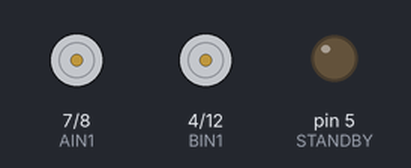
The sketch below on a simulated Arduino Uno, built with avr-gcc and run on an emulated ATmega328P. On the bench: motor-driver pin pairs drawn as motors (green arrow = first pin HIGH = forward, orange = second pin HIGH = backward, longer = more drive, scaled by the enable pin, stopped while the standby pin is LOW), output pins drawn as LEDs (lit = HIGH).

Above: at 0.1 s.
At 5.1 s:
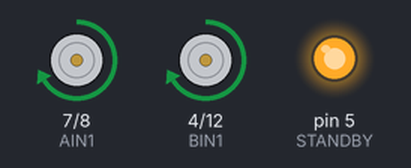
At 7.1 s:
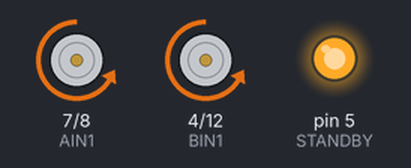
Timing chart, 0 to 10.5 s (numbered marks = the images above):
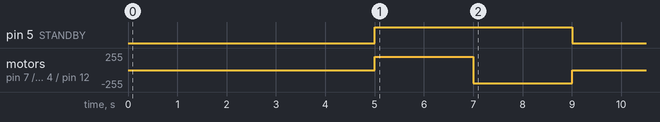

The sketch:

test_arduino_motor_shield.ino
```cpp
// connect motor controller pins to Arduino digital pins
#define STANDBY 5
// motor one
#define APWM 6
#define AIN1 7
#define AIN2 8
// motor two
#define BPWM 11
#define BIN1 4
#define BIN2 12

void setup()
{
  // set all the motor control pins to outputs
  // and zero all values
  pinMode(STANDBY, OUTPUT);
  pinMode(APWM, OUTPUT);
  pinMode(AIN1, OUTPUT);
  pinMode(AIN2, OUTPUT);
  digitalWrite(AIN1, LOW);
  digitalWrite(AIN2, LOW);
  analogWrite(APWM, 0);

  pinMode(BPWM, OUTPUT);
  pinMode(BIN1, OUTPUT);
  pinMode(BIN2, OUTPUT);
  digitalWrite(BIN1, LOW);
  digitalWrite(BIN2, LOW);
  analogWrite(BPWM, 0);
}

void demoOne()
{
  // this function will run the motors in both directions at a fixed speed
  // turn on motor A
  digitalWrite(AIN1, HIGH);
  digitalWrite(AIN2, LOW);
  // turn on motor B
  digitalWrite(BIN1, HIGH);
  digitalWrite(BIN2, LOW);
  // set speed to 200 out of possible range 0~255
  analogWrite(BPWM, 200);
  analogWrite(APWM, 200);
  delay(2000);
  // now change motor directions
  digitalWrite(AIN1, LOW);
  digitalWrite(AIN2, HIGH);
  digitalWrite(BIN1, LOW);
  digitalWrite(BIN2, HIGH);
  delay(2000);
  // now turn off motors
  digitalWrite(AIN1, LOW);
  digitalWrite(AIN2, LOW);
  digitalWrite(BIN1, LOW);
  digitalWrite(BIN2, LOW);
}

void demoTwo()
{
  // this function will run the motors across the range of possible speeds
  // note that maximum speed is determined by the motor itself and the operating voltage
  // the PWM values sent by analogWrite() are fractions of the maximum speed possible
  // by your hardware
  // turn on motors
  digitalWrite(AIN1, LOW);
  digitalWrite(AIN2, HIGH);
  digitalWrite(BIN1, LOW);
  digitalWrite(BIN2, HIGH);
  // accelerate from zero to maximum speed
  for (int i = 0; i < 256; i++)
  {
    analogWrite(APWM, i);
    analogWrite(BPWM, i);
    delay(200);
  }
  // decelerate from maximum speed to zero
  for (int i = 255; i >= 0; --i)
  {
    analogWrite(APWM, i);
    analogWrite(BPWM, i);
    delay(200);
  }
  // now turn off motors
  digitalWrite(AIN1, LOW);
  digitalWrite(AIN2, LOW);
  digitalWrite(BIN1, LOW);
  digitalWrite(BIN2, LOW);
}

void loop()
{
  delay(5000);
  digitalWrite(STANDBY, HIGH);
  demoOne();
  digitalWrite(STANDBY, LOW);
  delay(1000);
  demoTwo();
  delay(1000);
}
```

Measured:
- by itself, pin 5 (STANDBY): LOW → HIGH at 5.0 s, → LOW 4.0 s later
- by itself, motor on pin 7 (AIN1) / pin 8 (AIN2), motor on pin 4 (BIN1) / pin 12 (BIN2): stopped → forward 200/255 at 5.0 s, → backward 200/255 2.0 s later, → stopped 2.0 s later
